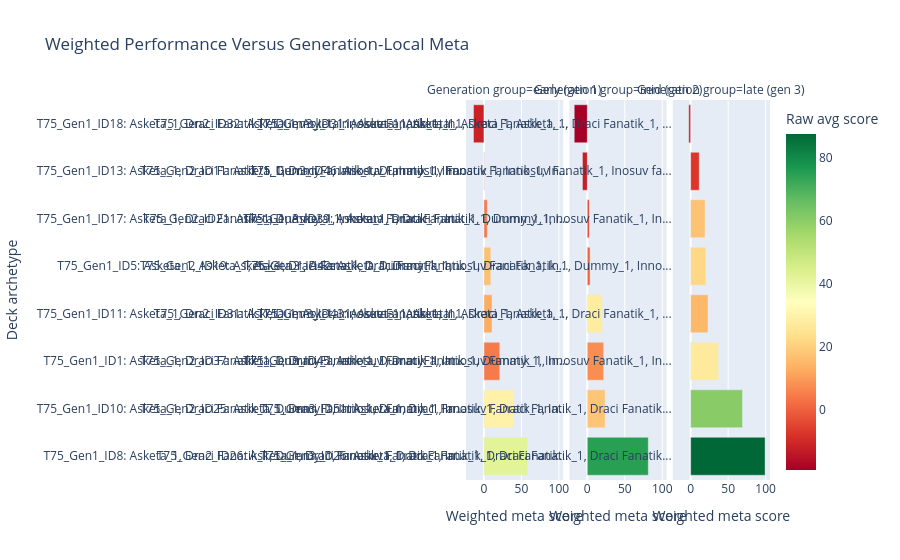

The notebook cell saved with this chart:
### Markdown cell above
## Weighted Performance Versus Meta

This graph answers: which archetypes perform best against the opponents that actually exist in the same generation group?

The metric weights each deck's matchup score by opponent prevalence in the same generation. That is closer to academic "performance versus the meta" than a raw average over every opponent.

How to read it:

- High weighted meta score means the deck performs well into common local opponents.
- High raw average but lower weighted score means the deck beats rare opponents more than common ones.
- Strong late-generation decks are more relevant to the final trained meta than decks that dominated only early weaker opponents.
- Generation 1 is excluded where local genome prevalence cannot be joined reliably.

### Code cell
plot_weighted_meta_performance(group_count=3, top_n_per_group=8).show()

### Figure 1 — Plotly figure (JSON) as saved in the notebook; plotly's stock layout.template omitted (floating-point values rounded to 4 significant figures)
{"data": [{"customdata": [["Asketa_1, Draci Fanatik_1, Dummy_1, Innosuv Fanatik_1, Innosuv skritek_1, Inosuv fanatik_1, Kvasimir EXPLOSIVE_1, Lucisnik_1, Novic_1, Paladin_1, Panos_1, Zabijak_1", 38, 19, 42.11], ["Asketa_1, Draci Fanatik_1, Dummy_1, Innosuv Fanatik_1, Innosuv skritek_1, Inosuv fanatik_1, Kvasimir EXPLOSIVE_1, Lucisnik_1, Novic_1, Paladin_1, Panos_1", 38, 19, 29.47], ["Asketa_1, Draci Fanatik_1, Dummy_1, Innosuv Fanatik_1, Innosuv skritek_1, Inosuv fanatik_1, Kvasimir EXPLOSIVE_1, Lucisnik_1, Paladin_1, Paladin_1, Paladin_1, Paladin_1", 38, 19, 4.474], ["Asketa_1, Draci Fanatik_1, Dummy_1, Innosuv Fanatik_1, Innosuv skritek_1, Inosuv fanatik_1, Kvasimir EXPLOSIVE_1, Lucisnik_1, Novic_1, Paladin_1, Panos_1, Pesak_1", 114, 57, 12.37], ["Asketa_1, Asketa_1, Asketa_1, Asketa_1, Draci Fanatik_1, Dummy_1, Innosuv Fanatik_1, Innosuv skritek_1, Lucisnik_1, Novic_1, Novic_1, Novic_1", 38, 19, 16.58], ["Asketa_1, Draci Fanatik_1, Dummy_1, Innosuv Fanatik_1, Innosuv skritek_1, Inosuv fanatik_1, Kvasimir EXPLOSIVE_1, Lucisnik_1, Paladin_1, Panos_1, Panos_1, Zabijak_1", 38, 19, 4.211], ["Asketa_1, Draci Fanatik_1, Dummy_1, Innosuv Fanatik_1, Innosuv skritek_1, Inosuv fanatik_1, Kvasimir EXPLOSIVE_1, Lucisnik_1, Novic_1, Paladin_1", 190, 95, 2.789], ["Asketa_1, Draci Fanatik_1, Dummy_1, Innosuv Fanatik_1, Innosuv skritek_1, Inosuv fanatik_1, Kvasimir EXPLOSIVE_1, Lucisnik_1, Novic_1, Panos_1", 76, 38, -11.71]], "hovertemplate": "Generation group=early (gen 1)<br>Weighted meta score=%{x:.2f}<br>Deck archetype=%{y}<br>composition=%{customdata[0]}<br>sample_count=%{customdata[1]}<br>matchup_count=%{customdata[2]}<br>Raw avg score=%{marker.color:.2f}<extra></extra>", "legendgroup": "", "marker": {"color": [42.11, 29.47, 4.474, 12.37, 16.58, 4.211, 2.789, -11.71], "coloraxis": "coloraxis", "pattern": {"shape": ""}}, "name": "", "orientation": "h", "showlegend": false, "textposition": "auto", "type": "bar", "x": [58.3, 39.47, 21.17, 10.78, 9.149, 4.468, 0.4651, -13.97], "xaxis": "x", "y": ["T75_Gen1_ID8: Asketa_1, Draci Fanatik_1, Dummy_1, Innosuv Fanatik_1, In...", "T75_Gen1_ID10: Asketa_1, Draci Fanatik_1, Dummy_1, Innosuv Fanatik_1, In...", "T75_Gen1_ID1: Asketa_1, Draci Fanatik_1, Dummy_1, Innosuv Fanatik_1, In...", "T75_Gen1_ID11: Asketa_1, Draci Fanatik_1, Dummy_1, Innosuv Fanatik_1, In...", "T75_Gen1_ID5: Asketa_1, Asketa_1, Asketa_1, Asketa_1, Draci Fanatik_1, ...", "T75_Gen1_ID17: Asketa_1, Draci Fanatik_1, Dummy_1, Innosuv Fanatik_1, In...", "T75_Gen1_ID13: Asketa_1, Draci Fanatik_1, Dummy_1, Innosuv Fanatik_1, In...", "T75_Gen1_ID18: Asketa_1, Draci Fanatik_1, Dummy_1, Innosuv Fanatik_1, In..."], "yaxis": "y"}, {"customdata": [["Asketa_1, Draci Fanatik_1, Draci Fanatik_1, Draci Fanatik_1, Draci Fanatik_1, Dummy_1, Dummy_1, Innosuv Fanatik_1, Innosuv skritek_1, Inosuv fanatik_1, Kvasimir EXPLOSIVE_1, Lucisnik_1", 40, 20, 74.75], ["Asketa_1, Draci Fanatik_1, Dummy_1, Innosuv Fanatik_1, Innosuv skritek_1, Inosuv fanatik_1, Kvasimir EXPLOSIVE_1, Lucisnik_1, Novic_1, Panos_1", 40, 20, 17.75], ["Asketa_1, Draci Fanatik_1, Dummy_1, Innosuv Fanatik_1, Innosuv skritek_1, Inosuv fanatik_1, Kvasimir EXPLOSIVE_1, Lucisnik_1, Novic_1, Paladin_1, Panos_1, Zabijak_1", 80, 40, 7.5], ["Asketa_1, Asketa_1, Asketa_1, Asketa_1, Draci Fanatik_1, Dummy_1, Innosuv Fanatik_1, Innosuv skritek_1, Lucisnik_1, Novic_1, Novic_1, Novic_1", 40, 20, 27.5], ["Asketa_1, Draci Fanatik_1, Dummy_1, Innosuv Fanatik_1, Innosuv skritek_1, Inosuv fanatik_1, Kvasimir EXPLOSIVE_1, Lucisnik_1, Novic_1, Paladin_1", 240, 120, 0.04167], ["Asketa_1, Asketa_1, Asketa_1, Draci Fanatik_1, Dummy_1, Innosuv Fanatik_1, Innosuv skritek_1, Inosuv fanatik_1, Novic_1, Pesak_1", 40, 20, -6.5], ["Asketa_1, Draci Fanatik_1, Dummy_1, Innosuv Fanatik_1, Innosuv skritek_1, Inosuv fanatik_1, Kvasimir EXPLOSIVE_1, Lucisnik_1, Novic_1, Paladin_1, Panos_1, Pesak_1", 280, 140, -12.46], ["Asketa_1, Asketa_1, Asketa_1, Asketa_1, Draci Fanatik_1, Dummy_1, Innosuv Fanatik_1, Innosuv skritek_1, Inosuv fanatik_1, Novic_1, Novic_1, Pesak_1", 40, 20, -19.25]], "hovertemplate": "Generation group=mid (gen 2)<br>Weighted meta score=%{x:.2f}<br>Deck archetype=%{y}<br>composition=%{customdata[0]}<br>sample_count=%{customdata[1]}<br>matchup_count=%{customdata[2]}<br>Raw avg score=%{marker.color:.2f}<extra></extra>", "legendgroup": "", "marker": {"color": [74.75, 17.75, 7.5, 27.5, 0.04167, -6.5, -12.46, -19.25], "coloraxis": "coloraxis", "pattern": {"shape": ""}}, "name": "", "orientation": "h", "showlegend": false, "textposition": "auto", "type": "bar", "x": [81.38, 23.78, 21.83, 20.27, 3.68, 2.553, -6.502, -17.45], "xaxis": "x2", "y": ["T75_Gen2_ID26: Asketa_1, Draci Fanatik_1, Draci Fanatik_1, Draci Fanatik...", "T75_Gen2_ID25: Asketa_1, Draci Fanatik_1, Dummy_1, Innosuv Fanatik_1, In...", "T75_Gen2_ID37: Asketa_1, Draci Fanatik_1, Dummy_1, Innosuv Fanatik_1, In...", "T75_Gen2_ID31: Asketa_1, Asketa_1, Asketa_1, Asketa_1, Draci Fanatik_1, ...", "T75_Gen2_ID19: Asketa_1, Draci Fanatik_1, Dummy_1, Innosuv Fanatik_1, In...", "T75_Gen2_ID21: Asketa_1, Asketa_1, Asketa_1, Draci Fanatik_1, Dummy_1, I...", "T75_Gen2_ID11: Asketa_1, Draci Fanatik_1, Dummy_1, Innosuv Fanatik_1, In...", "T75_Gen2_ID32: Asketa_1, Asketa_1, Asketa_1, Asketa_1, Draci Fanatik_1, ..."], "yaxis": "y2"}, {"customdata": [["Asketa_1, Draci Fanatik_1, Draci Fanatik_1, Draci Fanatik_1, Draci Fanatik_1, Dummy_1, Dummy_1, Innosuv Fanatik_1, Innosuv skritek_1, Inosuv fanatik_1, Kvasimir EXPLOSIVE_1, Lucisnik_1", 40, 20, 87.5], ["Asketa_1, Draci Fanatik_1, Draci Fanatik_1, Draci Fanatik_1, Draci Fanatik_1, Dummy_1, Innosuv Fanatik_1, Innosuv skritek_1, Inosuv fanatik_1, Kvasimir EXPLOSIVE_1, Lucisnik_1, Novic_1", 80, 40, 60.25], ["Asketa_1, Draci Fanatik_1, Dummy_1, Innosuv Fanatik_1, Innosuv skritek_1, Inosuv fanatik_1, Kvasimir EXPLOSIVE_1, Kvasimir EXPLOSIVE_1, Lucisnik_1, Novic_1, Paladin_1, Panos_1", 40, 20, 27], ["Asketa_1, Asketa_1, Asketa_1, Asketa_1, Draci Fanatik_1, Dummy_1, Innosuv skritek_1, Lucisnik_1, Novic_1, Novic_1, Novic_1, Novic_1", 40, 20, 15], ["Asketa_1, Draci Fanatik_1, Draci Fanatik_1, Dummy_1, Innosuv Fanatik_1, Innosuv skritek_1, Inosuv fanatik_1, Kvasimir EXPLOSIVE_1, Lucisnik_1, Novic_1", 40, 20, 21.75], ["Asketa_1, Draci Fanatik_1, Dummy_1, Innosuv Fanatik_1, Innosuv skritek_1, Inosuv fanatik_1, Kvasimir EXPLOSIVE_1, Lucisnik_1, Novic_1, Paladin_1, Panos_1", 80, 40, 17], ["Asketa_1, Innosuv Fanatik_1, Innosuv Fanatik_1, Inosuv fanatik_1, Kvasimir EXPLOSIVE_1, Kvasimir EXPLOSIVE_1, Paladin_1, Panos_1, Panos_1, Zabijak_1", 40, 20, -7.5], ["Asketa_1, Asketa_1, Asketa_1, Asketa_1, Draci Fanatik_1, Dummy_1, Innosuv Fanatik_1, Innosuv skritek_1, Lucisnik_1, Novic_1, Novic_1, Novic_1", 40, 20, -11.5]], "hovertemplate": "Generation group=late (gen 3)<br>Weighted meta score=%{x:.2f}<br>Deck archetype=%{y}<br>composition=%{customdata[0]}<br>sample_count=%{customdata[1]}<br>matchup_count=%{customdata[2]}<br>Raw avg score=%{marker.color:.2f}<extra></extra>", "legendgroup": "", "marker": {"color": [87.5, 60.25, 27.0, 15.0, 21.75, 17.0, -7.5, -11.5], "coloraxis": "coloraxis", "pattern": {"shape": ""}}, "name": "", "orientation": "h", "showlegend": false, "textposition": "auto", "type": "bar", "x": [99.33, 69.17, 37.4, 23.08, 20.19, 19.17, 11.44, -2.596], "xaxis": "x3", "y": ["T75_Gen3_ID26: Asketa_1, Draci Fanatik_1, Draci Fanatik_1, Draci Fanatik...", "T75_Gen3_ID51: Asketa_1, Draci Fanatik_1, Draci Fanatik_1, Draci Fanatik...", "T75_Gen3_ID45: Asketa_1, Draci Fanatik_1, Dummy_1, Innosuv Fanatik_1, In...", "T75_Gen3_ID43: Asketa_1, Asketa_1, Asketa_1, Asketa_1, Draci Fanatik_1, ...", "T75_Gen3_ID42: Asketa_1, Draci Fanatik_1, Draci Fanatik_1, Dummy_1, Inno...", "T75_Gen3_ID39: Asketa_1, Draci Fanatik_1, Dummy_1, Innosuv Fanatik_1, In...", "T75_Gen3_ID46: Asketa_1, Innosuv Fanatik_1, Innosuv Fanatik_1, Inosuv fa...", "T75_Gen3_ID31: Asketa_1, Asketa_1, Asketa_1, Asketa_1, Draci Fanatik_1, ..."], "yaxis": "y3"}], "layout": {"annotations": [{"font": {}, "showarrow": false, "text": "Generation group=early (gen 1)", "x": 0.16, "xanchor": "center", "xref": "paper", "y": 1, "yanchor": "bottom", "yref": "paper"}, {"font": {}, "showarrow": false, "text": "Generation group=mid (gen 2)", "x": 0.5, "xanchor": "center", "xref": "paper", "y": 1, "yanchor": "bottom", "yref": "paper"}, {"font": {}, "showarrow": false, "text": "Generation group=late (gen 3)", "x": 0.84, "xanchor": "center", "xref": "paper", "y": 1, "yanchor": "bottom", "yref": "paper"}], "barmode": "relative", "coloraxis": {"autocolorscale": false, "colorbar": {"title": {"text": "Raw avg score"}}, "colorscale": [[0, "rgb(165,0,38)"], [0.1, "rgb(215,48,39)"], [0.2, "rgb(244,109,67)"], [0.3, "rgb(253,174,97)"], [0.4, "rgb(254,224,139)"], [0.5, "rgb(255,255,191)"], [0.6, "rgb(217,239,139)"], [0.7, "rgb(166,217,106)"], [0.8, "rgb(102,189,99)"], [0.9, "rgb(26,152,80)"], [1, "rgb(0,104,55)"]]}, "legend": {"tracegroupgap": 0}, "title": {"text": "Weighted Performance Versus Generation-Local Meta"}, "xaxis": {"anchor": "y", "domain": [0, 0.32], "title": {"text": "Weighted meta score"}}, "xaxis2": {"anchor": "y2", "domain": [0.34, 0.66], "matches": "x", "title": {"text": "Weighted meta score"}}, "xaxis3": {"anchor": "y3", "domain": [0.68, 1.0], "matches": "x", "title": {"text": "Weighted meta score"}}, "yaxis": {"anchor": "x", "domain": [0, 1], "showticklabels": true, "title": {"text": "Deck archetype"}}, "yaxis2": {"anchor": "x2", "domain": [0, 1], "showticklabels": true}, "yaxis3": {"anchor": "x3", "domain": [0, 1], "showticklabels": true}}}
